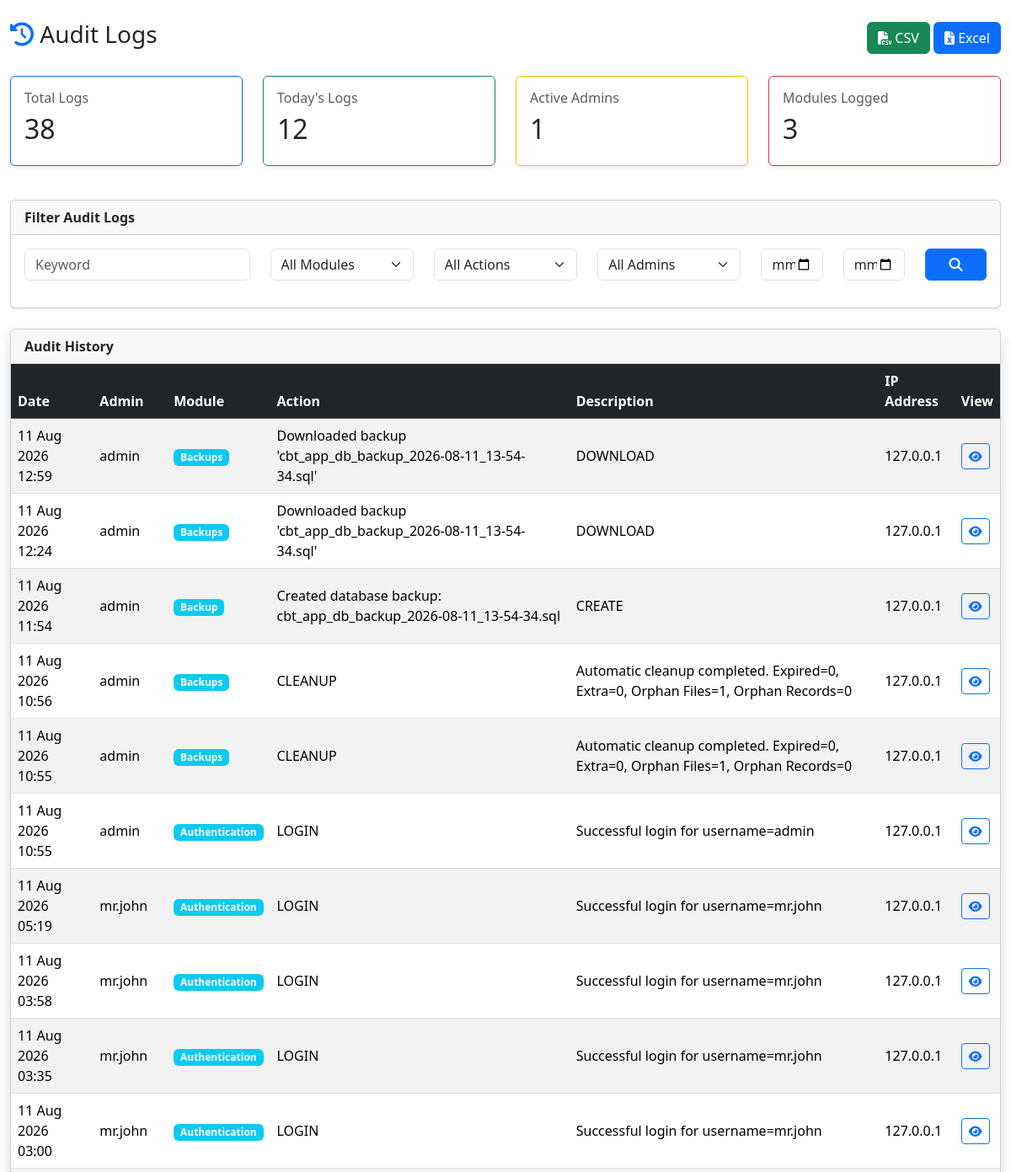
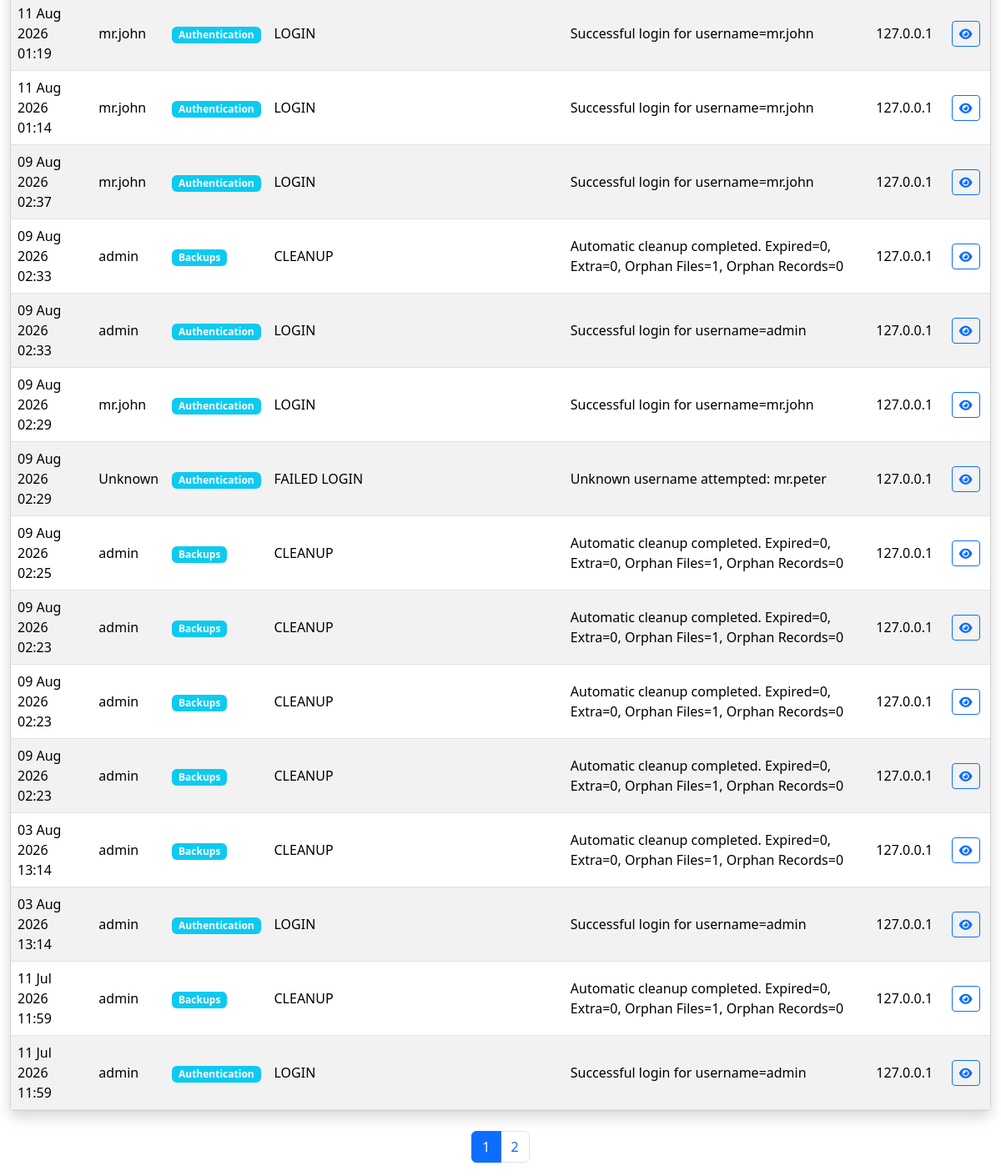
Page /admin/audit_logs.php?page=1&per_page=25 (signed in) on the committed database (2 pictures, top to bottom).
### tables this page shows
CREATE TABLE `audit_logs` (
  `id` bigint(20) NOT NULL AUTO_INCREMENT,
  `admin_id` int(11) DEFAULT NULL,
  `username` varchar(100) DEFAULT NULL,
  `action` varchar(100) NOT NULL,
  `module` varchar(100) NOT NULL,
  `description` text DEFAULT NULL,
  `ip_address` varchar(45) DEFAULT NULL,
  `user_agent` text DEFAULT NULL,
  `computer_name` varchar(255) DEFAULT NULL,
  `created_at` timestamp NOT NULL DEFAULT current_timestamp(),
  PRIMARY KEY (`id`),
  KEY `admin_id` (`admin_id`),
  KEY `module` (`module`),
  KEY `action` (`action`),
  KEY `created_at` (`created_at`),
  CONSTRAINT `audit_logs_ibfk_1` FOREIGN KEY (`admin_id`) REFERENCES `admins` (`id`) ON DELETE SET NULL
);

### admin/audit_logs.php (the view, shortened to what this page needs)
<?php
$conn = Database::connection();
$perPage = isset($_GET['per_page']) && is_numeric($_GET['per_page'])
    ? (int) $_GET['per_page']
    : 25;
$page = isset($_GET['page']) && is_numeric($_GET['page'])
    ? max(1, (int) $_GET['page'])
    : 1;
$offset = ($page - 1) * $perPage;
$keyword = trim($_GET['keyword'] ?? '');
$dateFrom = trim($_GET['date_from'] ?? '');
$dateTo   = trim($_GET['date_to'] ?? '');
$params = [];
$types = "";
$whereSQL = "";
$totalLogs = $conn->query("
    SELECT COUNT(*) total
    FROM audit_logs
")->fetch_assoc()['total'];
$todayLogs = $conn->query("
    SELECT COUNT(*) total
    FROM audit_logs
    WHERE DATE(created_at)=CURDATE()
")->fetch_assoc()['total'];
$activeAdmins = $conn->query("
    SELECT COUNT(DISTINCT admin_id) total
    FROM audit_logs
")->fetch_assoc()['total'];
$modulesLogged = $conn->query("
    SELECT COUNT(DISTINCT module) total
    FROM audit_logs
")->fetch_assoc()['total'];
$countSQL = "
    SELECT COUNT(*) total
    FROM audit_logs
    {$whereSQL}
";
$stmt = $conn->prepare($countSQL);
$stmt->execute();
$totalRows = $stmt
    ->get_result()
    ->fetch_assoc()['total'];
$totalPages = max(1, ceil($totalRows / $perPage));
$listSQL = "
SELECT *
FROM audit_logs
{$whereSQL}
ORDER BY created_at DESC
LIMIT ?
OFFSET ?
";
$stmt = $conn->prepare($listSQL);
$listParams = $params;
$listTypes = $types . "ii";
$listParams[] = $perPage;
$listParams[] = $offset;
$stmt->bind_param($listTypes, ...$listParams);
$stmt->execute();
$auditLogs = $stmt->get_result();
?>
<!DOCTYPE html>
<html lang="en">
<head>
    <link href="../assets/bootstrap/css/bootstrap.min.css" rel="stylesheet">
    <link href="../assets/fontawesome/css/all.min.css" rel="stylesheet">
</head>
<body>
<div class="container-fluid mt-4">
    <div class="d-flex justify-content-between align-items-center mb-4">
        <h3>
            <i class="fas fa-history text-primary"></i>
            Audit Logs
        </h3>
        <div>
            <a href="export_audit_csv.php?<?= http_build_query($_GET) ?>" class="btn btn-success">
                <i class="fas fa-file-csv"></i>
                CSV
            </a>
            <a href="export_audit_excel.php" class="btn btn-primary">
                <i class="fas fa-file-excel"></i>
                Excel
            </a>
        </div>
    </div>
    <div class="row mb-4">
        <div class="col-lg-3 col-md-6 mb-3">
            <div class="card border-primary shadow-sm">
                <div class="card-body">
                    <h6 class="text-muted">Total Logs</h6>
                    <h2><?= number_format($totalLogs) ?></h2>
                </div>
            </div>
        </div>
        <div class="col-lg-3 col-md-6 mb-3">
            <div class="card border-success shadow-sm">
                <div class="card-body">
                    <h6 class="text-muted">Today's Logs</h6>
                    <h2><?= number_format($todayLogs) ?></h2>
                </div>
            </div>
        </div>
        <div class="col-lg-3 col-md-6 mb-3">
            <div class="card border-warning shadow-sm">
                <div class="card-body">
                    <h6 class="text-muted">Active Admins</h6>
                    <h2><?= number_format($activeAdmins) ?></h2>
                </div>
            </div>
        </div>
        <div class="col-lg-3 col-md-6 mb-3">
            <div class="card border-danger shadow-sm">
                <div class="card-body">
                    <h6 class="text-muted">Modules Logged</h6>
                    <h2><?= number_format($modulesLogged) ?></h2>
                </div>
            </div>
        </div>
    </div>
    <div class="card shadow-sm mb-4">
        <div class="card-header">
            <strong>Filter Audit Logs</strong>
        </div>
        <div class="card-body">
            <form method="GET">
                <div class="row">
                    <div class="col-md-3 mb-3">
                        <input
                            type="text"
                            class="form-control"
                            name="keyword"
                            placeholder="Keyword"
                            value="<?= htmlspecialchars($keyword) ?>">
                    </div>
                    <div class="col-md-2 mb-3">
                        <select class="form-select" name="module">
                            <option value="">All Modules</option>
                        </select>
                    </div>
                    <div class="col-md-2 mb-3">
                        <select class="form-select" name="action">
                            <option value="">All Actions</option>
                        </select>
                    </div>
                    <div class="col-md-2 mb-3">
                        <select class="form-select" name="admin">
                            <option value="">All Admins</option>
                        </select>
                    </div>
                    <div class="col-md-1 mb-3">
                        <input
                            type="date"
                            class="form-control"
                            name="date_from"
                            value="<?= $dateFrom ?>">
                    </div>
                    <div class="col-md-1 mb-3">
                        <input
                            type="date"
                            class="form-control"
                            name="date_to"
                            value="<?= $dateTo ?>">
                    </div>
                    <div class="col-md-1 mb-3">
                        <button class="btn btn-primary w-100">
                            <i class="fas fa-search"></i>
                        </button>
                    </div>
                </div>
            </form>
        </div>
    </div>
    <div class="card shadow">
        <div class="card-header">
            <strong>Audit History</strong>
        </div>
        <div class="table-responsive">
            <table class="table table-striped table-hover align-middle mb-0">
                <thead class="table-dark">
                    <tr>
                        <th>Date</th>
                        <th>Admin</th>
                        <th>Module</th>
                        <th>Action</th>
                        <th>Description</th>
                        <th>IP Address</th>
                        <th>View</th>
                    </tr>
                </thead>
                <tbody>
                <?php while($log = $auditLogs->fetch_assoc()): ?>
                    <tr>
                        <td>
                            <?= date(
                                "d M Y H:i",
                                strtotime($log['created_at'])
                            ) ?>
                        </td>
                        <td><?= htmlspecialchars($log['username']) ?></td>
                        <td>
                            <span class="badge bg-info">
                                <?= htmlspecialchars($log['module']) ?>
                            </span>
                        </td>
                        <td><?= htmlspecialchars($log['action']) ?></td>
                        <td><?= htmlspecialchars($log['description']) ?></td>
                        <td><?= htmlspecialchars($log['ip_address']) ?></td>
                        <td>
                            <button
                                class="btn btn-sm btn-outline-primary viewAudit"
                                data-id="<?= $log['id'] ?>">
                                <i class="fas fa-eye"></i>
                            </button>
                        </td>
                    </tr>
                <?php endwhile; ?>
                </tbody>
            </table>
        </div>
    </div>
    <nav class="mt-4">
        <ul class="pagination justify-content-center">
            <?php for($i = 1; $i <= $totalPages; $i++): ?>
                <li class="page-item <?= $page == $i ? 'active' : '' ?>">
                    <a
                        class="page-link"
                        href="?page=<?= $i ?>&per_page=<?= $perPage ?>">
                        <?= $i ?>
                    </a>
                </li>
            <?php endfor; ?>
        </ul>
    </nav>
</div>
</body>
</html>

### rows in the picture
audit_logs: created_at "11 Aug 2026 12:59", username "admin", module "Backups", action "Downloaded backup 'cbt_app_db_backup_2026-08-11_13-54-34.sql'", description "DOWNLOAD", ip_address "127.0.0.1"
audit_logs: created_at "11 Aug 2026 12:24", username "admin", module "Backups", action "Downloaded backup 'cbt_app_db_backup_2026-08-11_13-54-34.sql'", description "DOWNLOAD", ip_address "127.0.0.1"
audit_logs: created_at "11 Aug 2026 11:54", username "admin", module "Backup", action "Created database backup: cbt_app_db_backup_2026-08-11_13-54-34.sql", description "CREATE", ip_address "127.0.0.1"
audit_logs: created_at "11 Aug 2026 10:56", username "admin", module "Backups", action "CLEANUP", description "Automatic cleanup completed. Expired=0, Extra=0, Orphan Files=1, Orphan Records=0", ip_address "127.0.0.1"
audit_logs: created_at "11 Aug 2026 10:55", username "admin", module "Backups", action "CLEANUP", description "Automatic cleanup completed. Expired=0, Extra=0, Orphan Files=1, Orphan Records=0", ip_address "127.0.0.1"
audit_logs: created_at "11 Aug 2026 10:55", username "admin", module "Authentication", action "LOGIN", description "Successful login for username=admin", ip_address "127.0.0.1"
audit_logs: created_at "11 Aug 2026 05:19", username "mr.john", module "Authentication", action "LOGIN", description "Successful login for username=mr.john", ip_address "127.0.0.1"
audit_logs: created_at "11 Aug 2026 03:58", username "mr.john", module "Authentication", action "LOGIN", description "Successful login for username=mr.john", ip_address "127.0.0.1"
audit_logs: created_at "11 Aug 2026 03:35", username "mr.john", module "Authentication", action "LOGIN", description "Successful login for username=mr.john", ip_address "127.0.0.1"
audit_logs: created_at "11 Aug 2026 03:00", username "mr.john", module "Authentication", action "LOGIN", description "Successful login for username=mr.john", ip_address "127.0.0.1"
audit_logs: created_at "11 Aug 2026 01:19", username "mr.john", module "Authentication", action "LOGIN", description "Successful login for username=mr.john", ip_address "127.0.0.1"
audit_logs: created_at "11 Aug 2026 01:14", username "mr.john", module "Authentication", action "LOGIN", description "Successful login for username=mr.john", ip_address "127.0.0.1"
audit_logs: created_at "09 Aug 2026 02:37", username "mr.john", module "Authentication", action "LOGIN", description "Successful login for username=mr.john", ip_address "127.0.0.1"
audit_logs: created_at "09 Aug 2026 02:33", username "admin", module "Backups", action "CLEANUP", description "Automatic cleanup completed. Expired=0, Extra=0, Orphan Files=1, Orphan Records=0", ip_address "127.0.0.1"
audit_logs: created_at "09 Aug 2026 02:33", username "admin", module "Authentication", action "LOGIN", description "Successful login for username=admin", ip_address "127.0.0.1"
audit_logs: created_at "09 Aug 2026 02:29", username "mr.john", module "Authentication", action "LOGIN", description "Successful login for username=mr.john", ip_address "127.0.0.1"
audit_logs: created_at "09 Aug 2026 02:29", username "Unknown", module "Authentication", action "FAILED LOGIN", description "Unknown username attempted: mr.peter", ip_address "127.0.0.1"
audit_logs: created_at "09 Aug 2026 02:25", username "admin", module "Backups", action "CLEANUP", description "Automatic cleanup completed. Expired=0, Extra=0, Orphan Files=1, Orphan Records=0", ip_address "127.0.0.1"
audit_logs: created_at "09 Aug 2026 02:23", username "admin", module "Backups", action "CLEANUP", description "Automatic cleanup completed. Expired=0, Extra=0, Orphan Files=1, Orphan Records=0", ip_address "127.0.0.1"
audit_logs: created_at "09 Aug 2026 02:23", username "admin", module "Backups", action "CLEANUP", description "Automatic cleanup completed. Expired=0, Extra=0, Orphan Files=1, Orphan Records=0", ip_address "127.0.0.1"
audit_logs: created_at "09 Aug 2026 02:23", username "admin", module "Backups", action "CLEANUP", description "Automatic cleanup completed. Expired=0, Extra=0, Orphan Files=1, Orphan Records=0", ip_address "127.0.0.1"
audit_logs: created_at "03 Aug 2026 13:14", username "admin", module "Backups", action "CLEANUP", description "Automatic cleanup completed. Expired=0, Extra=0, Orphan Files=1, Orphan Records=0", ip_address "127.0.0.1"
audit_logs: created_at "03 Aug 2026 13:14", username "admin", module "Authentication", action "LOGIN", description "Successful login for username=admin", ip_address "127.0.0.1"
audit_logs: created_at "11 Jul 2026 11:59", username "admin", module "Backups", action "CLEANUP", description "Automatic cleanup completed. Expired=0, Extra=0, Orphan Files=1, Orphan Records=0", ip_address "127.0.0.1"
audit_logs: created_at "11 Jul 2026 11:59", username "admin", module "Authentication", action "LOGIN", description "Successful login for username=admin", ip_address "127.0.0.1"

### other values in the picture
$totalLogs "38"
$todayLogs "12"
$activeAdmins "1"
$modulesLogged "3"
